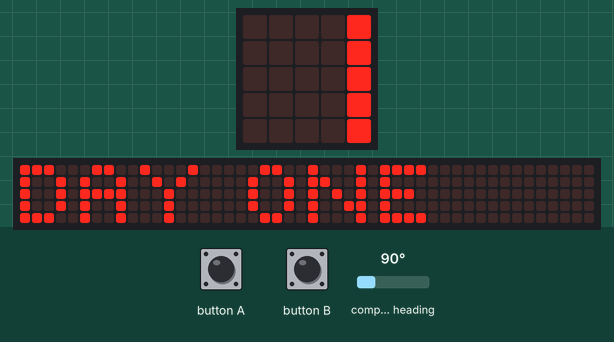
The program below on a simulated BBC micro:bit running MicroPython. Shown: the board's 5×5 LED display, a strip that is not on the board, showing the scrolling text unrolled. The inputs (shaded band) are chosen by the test bench; at power-on: compass heading 90°. Random numbers come from a fixed seed; the 48×5 strip is a reading aid, not a part: it shows the text the display is scrolling, unrolled, one strip-width of it at a time; the compass is already calibrated.

Above: at 0.07 s.
At 5.9 s:
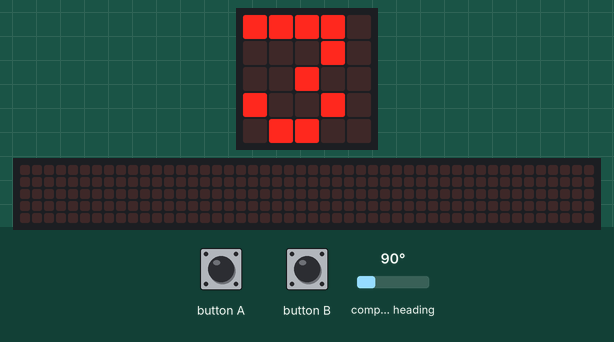
At 6.9 s:
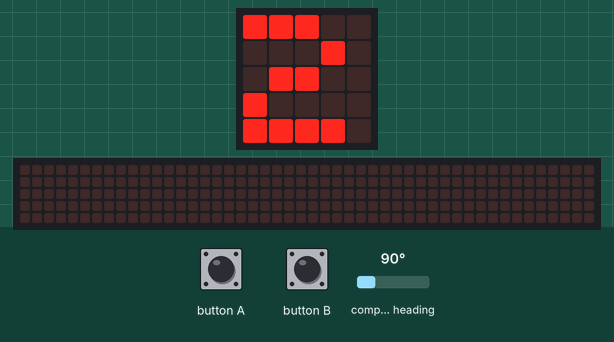
At 7.9 s:
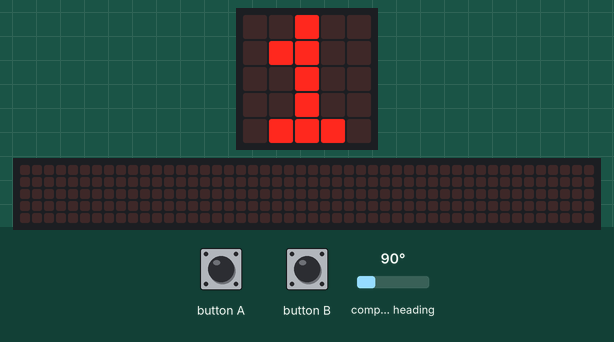
At 9.9 s:
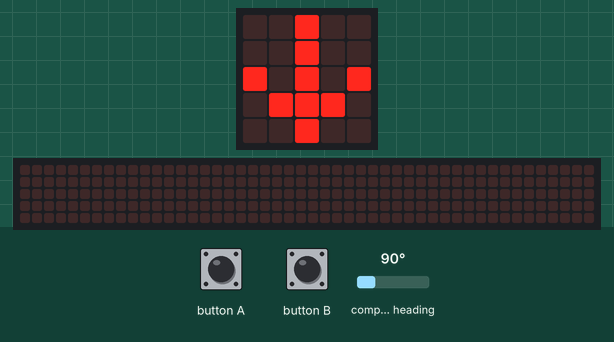
At 10.4 s:
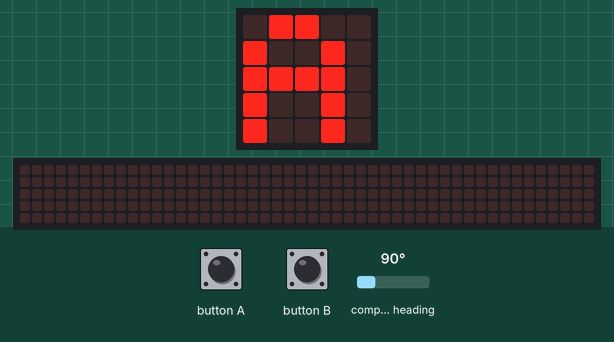

The program:

Abnormal_Behaviour.py
```python
"""
=====================================
MicroBit Abnormal Behaviour Game
=====================================
:Author: jhirst1
:Date: Sun May  5 18:29:19 2019

=====================================
Patch notes
=====================================
    0.1: added delay onto a_or_b() if you haven't authenticated to give you more time
         added in daily peer count into risk score
    0.2  delay amended for a_or_b() to shorten delay between next show_a(), show_b()
    0.3 taking out timed element from a or b
    0.4 added compass element
        fixed ssl < 0 logic mistake
        added in piazzo buzzer on gameover
    0.5 altered the image on south to face south
        compass check amended to come before timer started
        add exclaim if accessing more cust accounts than peers
        changed number of accounts accessed to 12 and 15 for abnormal
=====================================
Purpose
=====================================

This game makes use of the MicroBit's internal sensors, such as the compass,
directional tilt, user input buttons, and motion control.

The aim is to remain undetected on "Bob's" network for as long as possible,
however there are anomaly detection rules in place to identify
'unusual' behaviour for bob. You need to emulater Bob's working pattern
to remain undetected. The more abnormal your behaviour is compared to Bob's,
then the higher your abnormality risk score will go. If you reach a risk
score of 10, then you lose the game.

=====================================
Game Rules
=====================================

1) bobs password expires every week, so you only have 5 days of access, see how many customer records can you steal without getting caught?
2) if you get flagged by UBA, it's game over
3) bob's peers usually access upto 10 customer records a day. abnormal
4) bob usually starts work at 9 and finishes at 5 - press A and B together to finish your day - you can work late, but the later you work the more abnormal the behaviour
5) in the morning bob usually faces north, then in the afternoon changes workstation and faces south - abnormal
6) bob always stops for lunch at 12 and starts work again at 1pm
7) before you can access the customer credentials each day, you have to pass the ssl handshake- v abnormal
8) end of each day you get shown your risk score

"""

####Packages####
from microbit import *
import random

####Variable Assignment & initialisation####

PEERS = (12, 15)
DAYS = {0: "DAY ONE", 1: "DAY TWO", 2: "DAY THREE", 3: "DAY FOUR", 4: "DAY FIVE"}
DAY = 0
level = 0
score = 0
total_score = 0
risk_score = 0
gameover = False

LOCK = Image("09990:"
             "90009:"
             "99999:"
             "90909:"
             "99999")

####Custom Functions####

def show_a():
    display.clear()
    display.show("A")

def show_b():
    display.clear()
    display.show("B")

def show_lock():
    display.clear()
    display.show(LOCK)
    sleep(1000)

def show_tick():
    display.clear()
    display.set_pixel(0, 3, 9)
    display.set_pixel(1, 4, 9)
    display.set_pixel(2, 3, 9)
    display.set_pixel(3, 2, 9)
    display.set_pixel(4, 1, 9)

def show_cross():
    display.clear()
    display.show("X")


def show_s():
    display.clear()
    display.show(Image.ARROW_S)
    sleep(500)

def show_exclaim():
    display.clear()
    display.show("!")
    sleep(150)

def display_intro(x):
    display.scroll(DAYS[x])  #display the day number at the start

    for x in range(3,-1,-1): #countdown 3,2,1,0
        display.show(str(x))
        sleep(1000)

def start_timer():
    global started, now
    started = running_time() #start timer for morning
    now = running_time() #time in morning

def wait_for_button(rightbutton, wrongbutton):
    global ssl
    rightpressed = False
    wrongpressed = False

    started = running_time()
    now = running_time()

    if ssl > 0:
        while not(rightpressed or wrongpressed):
            if rightbutton.is_pressed():
                rightpressed = True
            if wrongbutton.is_pressed():
                wrongpressed = True
            now = running_time()
    else:
         while not(rightpressed or wrongpressed):
            ssl_handshake() # checking handshake
            if rightbutton.is_pressed():
                rightpressed = True
            if wrongbutton.is_pressed():
                wrongpressed = True
            now = running_time()

    if (rightpressed == True and wrongpressed == False):
        return True
    else:
        return False

def a_or_b():
    global score, gameover
    #randomly pick an A or B button
    action = random.randint(0, 1)

    #wait for the button to be pressed
    if action == 0:
        show_a()
        success = wait_for_button(button_a, button_b)
    elif action == 1:
        show_b()
        success = wait_for_button(button_b, button_a)

    if ssl < 1:
        show_lock()
        v_abnormal()

    elif success:
        show_tick()
        score = score + 1

        if (score + 1) in PEERS:
            show_exclaim()

        if score in PEERS:
            abnormal()

    else: # if not authenticated
        show_cross()
        abnormal()

def abnormal():
    global risk_score, gameover
    risk_score = risk_score + 1
    if risk_score > 9:
        pin0.write_digital(1)
        sleep(500)
        pin0.write_digital(0)
        display.scroll("GAMEOVER")
        gameover = True

def v_abnormal():
    global risk_score, gameover
    risk_score = risk_score + 3
    if risk_score > 9:
        pin0.write_digital(1)
        sleep(500)
        pin0.write_digital(0)
        display.scroll("GAMEOVER")
        gameover = True

def ssl_handshake():
    global ssl
    gesture = accelerometer.current_gesture()
    if gesture == "shake":
        ssl = ssl + 1

def check_compass(x):
    heading = compass.heading()

    if x == 0 and 90 <= compass.heading() <= 270:
        show_s()
        show_cross()
        abnormal()
    elif x == 1 and not(90 <= compass.heading() <= 270):
        abnormal()
        show_s()
        show_cross()


while True:
    while gameover == False:
        success = False
        ssl = 0
        score = 0

        '''INTRO SCREEN'''
        display_intro(DAY)

        '''MORNING TIME'''
        check_compass(0) # check compass is facing north
        start_timer()

        while now - started < 8000 and gameover == False: #the morning lasts 15 hours (1hr=3sec)
            a_or_b()
            sleep(500)
            now = running_time()

        '''LUNCH TIME'''
        display.show(Image.CLOCK12)
        start_timer()
        while now - started < 2000 and gameover == False:
            if button_a.is_pressed() or button_b.is_pressed():
                abnormal()
            now = running_time()
        display.show(Image.CLOCK1)
        sleep(1000)

        '''AFTERNOON TIME'''
        check_compass(1) # check compass is facing south
        start_timer()
        while now - started < 8000 and gameover == False: #the morning lasts 15 hours (1hr=3sec)
            a_or_b()
            sleep(500)
            now = running_time()

        total_score = total_score + score

        if gameover == False:
            display.scroll("{} RISK SCORE".format(risk_score))
            DAY = DAY + 1
        if DAY == 5:
            display.scroll("YOU DID IT!")
            gameover = True

    display.scroll("{} CUSTOMER RECORDS".format(total_score))
```

Measured:
- what the display in image 1 shows lasts 1.0 s, from 5.9 s to 6.9 s
- what the display in image 4 shows lasts 0.5 s, from 9.9 s to 10.4 s
